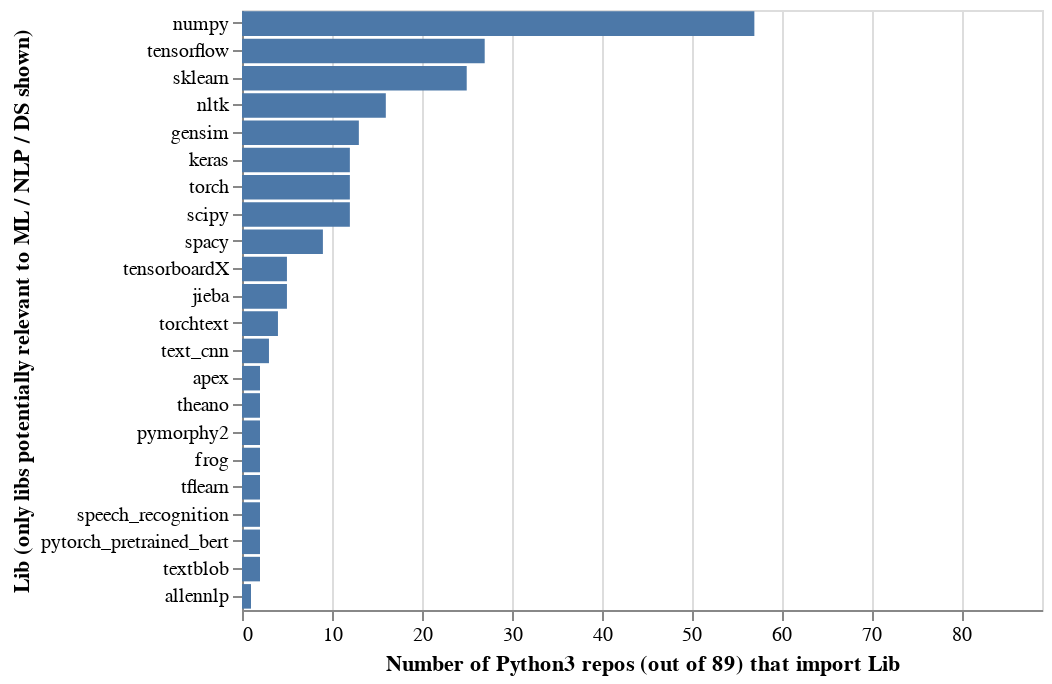

The cell this chart's notebook holds for it:
### Code cell
chart = alt.Chart(nlp_df).mark_bar().encode(
    x = alt.X('cnt', title="Number of Python3 repos (out of %s) that import Lib" % num_repos, scale=alt.Scale(domain=(0,int(num_repos)))),
    y = alt.Y('lib', title="Lib (only libs potentially relevant to ML / NLP / DS shown)", sort=alt.EncodingSortField(order="descending")),
)
chart

### Figure 1 — Vega-Lite specification as saved in the notebook (floating-point values rounded to 4 significant figures)
{"$schema": "https://vega.github.io/schema/vega-lite/v3.4.0.json", "config": {"mark": {"tooltip": null}, "view": {"height": 300, "width": 400}}, "data": {"name": "data-cb9db9c5a6e623b00b1c69160619da32"}, "datasets": {"data-cb9db9c5a6e623b00b1c69160619da32": [{"cnt": 57, "lib": "numpy"}, {"cnt": 27, "lib": "tensorflow"}, {"cnt": 25, "lib": "sklearn"}, {"cnt": 16, "lib": "nltk"}, {"cnt": 13, "lib": "gensim"}, {"cnt": 12, "lib": "keras"}, {"cnt": 12, "lib": "torch"}, {"cnt": 12, "lib": "scipy"}, {"cnt": 9, "lib": "spacy"}, {"cnt": 5, "lib": "tensorboardX"}, {"cnt": 5, "lib": "jieba"}, {"cnt": 4, "lib": "torchtext"}, {"cnt": 3, "lib": "text_cnn"}, {"cnt": 2, "lib": "apex"}, {"cnt": 2, "lib": "theano"}, {"cnt": 2, "lib": "pymorphy2"}, {"cnt": 2, "lib": "frog"}, {"cnt": 2, "lib": "tflearn"}, {"cnt": 2, "lib": "speech_recognition"}, {"cnt": 2, "lib": "pytorch_pretrained_bert"}, {"cnt": 2, "lib": "textblob"}, {"cnt": 1, "lib": "allennlp"}]}, "encoding": {"x": {"field": "cnt", "scale": {"domain": [0, 89]}, "title": "Number of Python3 repos (out of 89) that import Lib", "type": "quantitative"}, "y": {"field": "lib", "sort": {"order": "descending"}, "title": "Lib (only libs potentially relevant to ML / NLP / DS shown)", "type": "nominal"}}, "mark": "bar"}
